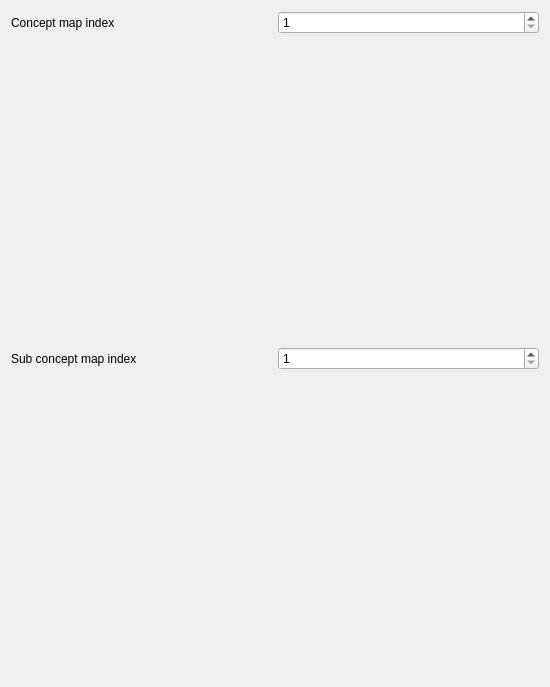
<?xml version="1.0" encoding="UTF-8"?>
<ui version="4.0">
 <class>QtPvdbTestCreateSubConceptMapDialog</class>
 <widget class="QDialog" name="QtPvdbTestCreateSubConceptMapDialog">
  <property name="geometry">
   <rect>
    <x>0</x>
    <y>0</y>
    <width>550</width>
    <height>687</height>
   </rect>
  </property>
  <property name="windowTitle">
   <string>Test creation of sub-conceptmaps</string>
  </property>
  <layout class="QVBoxLayout" name="verticalLayout">
   <item>
    <layout class="QHBoxLayout" name="horizontalLayout">
     <item>
      <widget class="QLabel" name="label_concept_map">
       <property name="text">
        <string>Concept map index</string>
       </property>
      </widget>
     </item>
     <item>
      <widget class="QSpinBox" name="box_index">
       <property name="minimum">
        <number>1</number>
       </property>
      </widget>
     </item>
    </layout>
   </item>
   <item>
    <widget class="QWidget" name="widget_concept_map" native="true">
     <property name="sizePolicy">
      <sizepolicy hsizetype="Preferred" vsizetype="Minimum">
       <horstretch>0</horstretch>
       <verstretch>0</verstretch>
      </sizepolicy>
     </property>
    </widget>
   </item>
   <item>
    <layout class="QHBoxLayout" name="horizontalLayout_sub">
     <item>
      <widget class="QLabel" name="label_sub_concept_map">
       <property name="text">
        <string>Sub concept map index</string>
       </property>
      </widget>
     </item>
     <item>
      <widget class="QSpinBox" name="box_index_sub">
       <property name="minimum">
        <number>1</number>
       </property>
       <property name="value">
        <number>1</number>
       </property>
      </widget>
     </item>
    </layout>
   </item>
   <item>
    <widget class="QWidget" name="widget_sub_concept_map" native="true"/>
   </item>
  </layout>
 </widget>
 <resources/>
 <connections/>
</ui>
